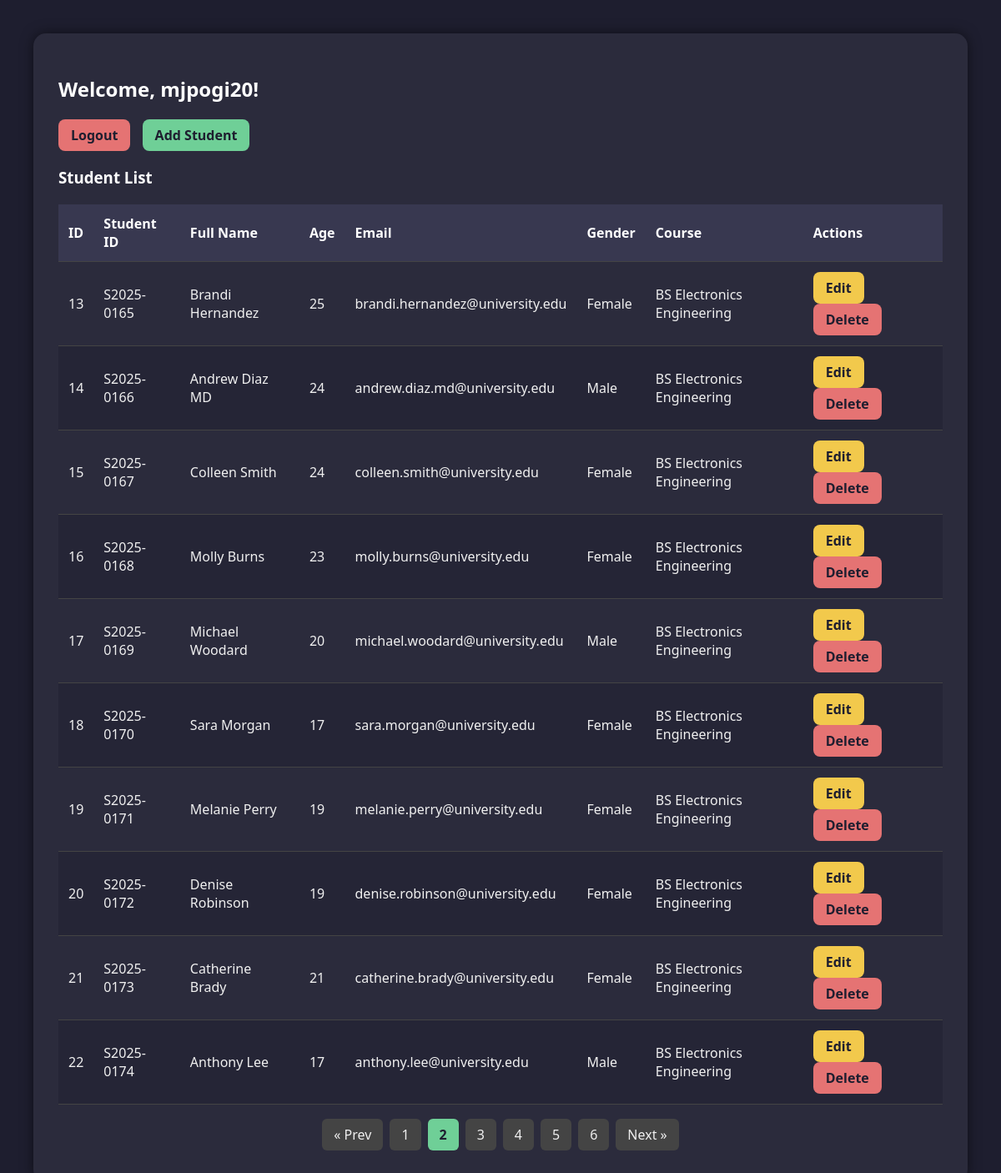
Screenshot of /dashboard.php?page=2 (signed in) with the database file from the repository.
### tables this page shows
CREATE TABLE `students` (
  `id` int(11) NOT NULL,
  `student_id` varchar(20) DEFAULT NULL,
  `full_name` varchar(100) DEFAULT NULL,
  `age` int(11) DEFAULT NULL,
  `email` varchar(100) DEFAULT NULL,
  `gender` varchar(10) DEFAULT NULL,
  `course` varchar(100) DEFAULT NULL
);

### dashboard.php (the view, shortened to what this page needs)
<?php
include("config.php");
$limit = 10;
$page = isset($_GET['page']) ? (int)$_GET['page'] : 1;
$offset = ($page - 1) * $limit;
$totalResult = $conn->query("SELECT COUNT(*) AS total FROM students");
$totalRow = $totalResult->fetch_assoc();
$totalStudents = $totalRow['total'];
$totalPages = ceil($totalStudents / $limit);
$result = $conn->query("SELECT * FROM students LIMIT $limit OFFSET $offset");
?>
<!DOCTYPE html>
<html>
<head>
</head>
<body>
    <div class="container">
        <h2>Welcome, <?= htmlspecialchars($_SESSION['username']); ?>!</h2>
        <p>
            <a href="logout.php" class="btn btn-danger">Logout</a>
            <a href="add.php" class="btn btn-success">Add Student</a>
        </p>
        <h3>Student List</h3>
        <table>
            <thead>
                <tr>
                    <th>ID</th>
                    <th>Student ID</th>
                    <th>Full Name</th>
                    <th>Age</th>
                    <th>Email</th>
                    <th>Gender</th>
                    <th>Course</th>
                    <th>Actions</th>
                </tr>
            </thead>
            <tbody>
            <?php while ($row = $result->fetch_assoc()): ?>
                <tr>
                    <td><?= $row['id'] ?></td>
                    <td><?= $row['student_id'] ?></td>
                    <td><?= $row['full_name'] ?></td>
                    <td><?= $row['age'] ?></td>
                    <td><?= $row['email'] ?></td>
                    <td><?= $row['gender'] ?></td>
                    <td><?= $row['course'] ?></td>
                    <td>
                        <a href="edit.php?id=<?= $row['id'] ?>" class="btn btn-warning">Edit</a>
                        <a href="delete.php?id=<?= $row['id'] ?>" class="btn btn-danger" onclick="return confirm('Are you sure?')">Delete</a>
                    </td>
                </tr>
            <?php endwhile; ?>
            </tbody>
        </table>
        <ul class="pagination">
            <?php if ($page > 1): ?>
                <li><a href="?page=<?= $page - 1 ?>">« Prev</a></li>
            <?php endif; ?>
            <?php for ($i = 1; $i <= $totalPages; $i++): ?>
                <li class="<?= ($i == $page) ? 'active' : '' ?>">
                    <a href="?page=<?= $i ?>"><?= $i ?></a>
                </li>
            <?php endfor; ?>
            <?php if ($page < $totalPages): ?>
                <li><a href="?page=<?= $page + 1 ?>">Next »</a></li>
            <?php endif; ?>
        </ul>
    </div>
</body>
</html>

### dashboard.php (style rules this page uses)
body { background-color: #1e1e2f; color: #f0f0f0; font-family: 'Segoe UI', Tahoma, Geneva, Verdana, sans-serif; margin: 0; padding: 40px; }
.container { max-width: 1100px; margin: auto; background-color: #2b2b3c; border-radius: 15px; padding: 30px; box-shadow: 0 0 15px rgba(0,0,0,0.5); animation: fadeIn 0.6s ease-in-out; }
h2, h3 { color: #ffffff; }
a.btn { display: inline-block; padding: 8px 15px; border-radius: 8px; font-weight: bold; text-decoration: none; transition: background 0.3s ease; margin-right: 10px; }
.btn-success { background: #6fcf97; color: #1e1e2f; }
.btn-danger { background: #e57373; color: #1e1e2f; }
.btn-warning { background: #f2c94c; color: #1e1e2f; }
table { width: 100%; border-collapse: collapse; margin-top: 20px; }
th, td { padding: 12px; text-align: left; border-bottom: 1px solid #444; }
th { background-color: #383850; color: #ffffff; }
tr:nth-child(even) { background-color: #252536; }
.pagination { list-style-type: none; padding: 0; margin-top: 25px; display: flex; justify-content: center; gap: 8px; }
.pagination li { display: inline; }
.pagination a { color: #f0f0f0; background-color: #444; padding: 8px 14px; border-radius: 6px; text-decoration: none; transition: background 0.3s; }
.pagination .active a { background-color: #6fcf97; color: #1e1e2f; font-weight: bold; }

### rows the page displays
students: id "13", student "S2025-0165", full_name "Brandi Hernandez", age "25", email "brandi.hernandez@university.edu", gender "Female", course "BS Electronics Engineering"
students: id "14", student "S2025-0166", full_name "Andrew Diaz MD", age "24", email "andrew.diaz.md@university.edu", gender "Male", course "BS Electronics Engineering"
students: id "15", student "S2025-0167", full_name "Colleen Smith", age "24", email "colleen.smith@university.edu", gender "Female", course "BS Electronics Engineering"
students: id "16", student "S2025-0168", full_name "Molly Burns", age "23", email "molly.burns@university.edu", gender "Female", course "BS Electronics Engineering"
students: id "17", student "S2025-0169", full_name "Michael Woodard", age "20", email "michael.woodard@university.edu", gender "Male", course "BS Electronics Engineering"
students: id "18", student "S2025-0170", full_name "Sara Morgan", age "17", email "sara.morgan@university.edu", gender "Female", course "BS Electronics Engineering"
students: id "19", student "S2025-0171", full_name "Melanie Perry", age "19", email "melanie.perry@university.edu", gender "Female", course "BS Electronics Engineering"
students: id "20", student "S2025-0172", full_name "Denise Robinson", age "19", email "denise.robinson@university.edu", gender "Female", course "BS Electronics Engineering"
students: id "21", student "S2025-0173", full_name "Catherine Brady", age "21", email "catherine.brady@university.edu", gender "Female", course "BS Electronics Engineering"
students: id "22", student "S2025-0174", full_name "Anthony Lee", age "17", email "anthony.lee@university.edu", gender "Male", course "BS Electronics Engineering"

### other values shown
$_SESSION['username'] "mjpogi20"
